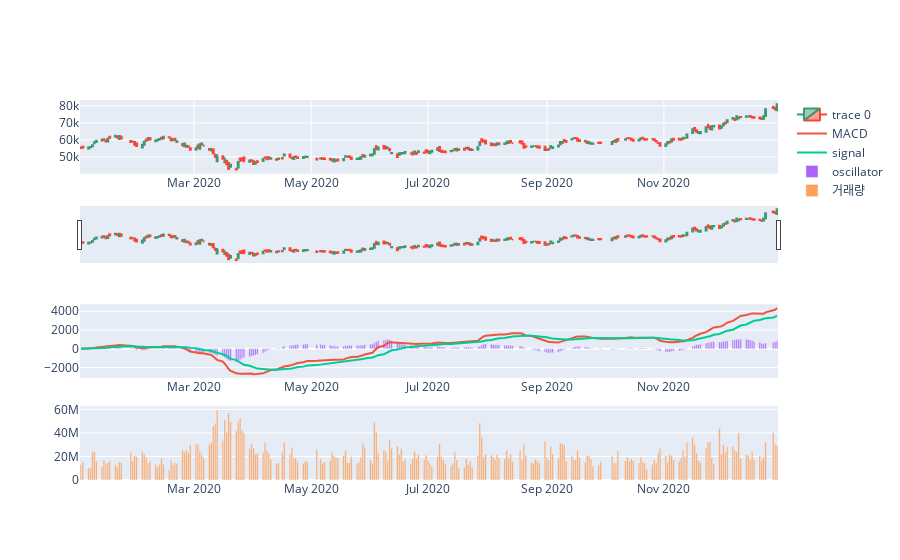

Notebook code for this chart:
### Code cell
# make_subplots을 통해 2개의 행과 1개의 컬럼을 갖는 서브플롯을 생성합니다.
# append_trace 를 통해 fig 변수 안에 시각화 하고자 하는 그래프를 넣어줍니다.
fig = subplots.make_subplots(rows=4, cols=1)
fig.append_trace(candlestick,1,1)
fig.append_trace(macd, 3,1)
fig.append_trace(signal, 3,1)
fig.append_trace(oscillator, 3,1)
fig.append_trace(trade_volume, 4,1)
fig.show()

### Figure 1 — Plotly figure (JSON) as saved in the notebook; plotly's stock layout.template omitted (floating-point values rounded to 4 significant figures; data arrays with more than 128 entries replaced by an {"elided": "..."} marker saying what was removed)
{"data": [{"close": {"elided": "248 int values"}, "high": {"elided": "248 int values"}, "low": {"elided": "248 int values"}, "open": {"elided": "248 int values"}, "type": "candlestick", "x": {"elided": "248 str values"}, "xaxis": "x", "yaxis": "y"}, {"name": "MACD", "type": "scatter", "x": {"elided": "248 str values"}, "xaxis": "x3", "y": {"elided": "248 float values"}, "yaxis": "y3"}, {"name": "signal", "type": "scatter", "x": {"elided": "248 str values"}, "xaxis": "x3", "y": {"elided": "248 float values"}, "yaxis": "y3"}, {"name": "oscillator", "type": "bar", "x": {"elided": "248 str values"}, "xaxis": "x3", "y": {"elided": "248 float values"}, "yaxis": "y3"}, {"name": "거래량", "type": "bar", "x": {"elided": "248 str values"}, "xaxis": "x4", "y": {"elided": "248 int values"}, "yaxis": "y4"}], "layout": {"xaxis": {"anchor": "y", "domain": [0, 1]}, "xaxis2": {"anchor": "y2", "domain": [0, 1]}, "xaxis3": {"anchor": "y3", "domain": [0, 1]}, "xaxis4": {"anchor": "y4", "domain": [0, 1]}, "yaxis": {"anchor": "x", "domain": [0.8063, 1]}, "yaxis2": {"anchor": "x2", "domain": [0.5375, 0.7312]}, "yaxis3": {"anchor": "x3", "domain": [0.2687, 0.4625]}, "yaxis4": {"anchor": "x4", "domain": [0, 0.1938]}}}
